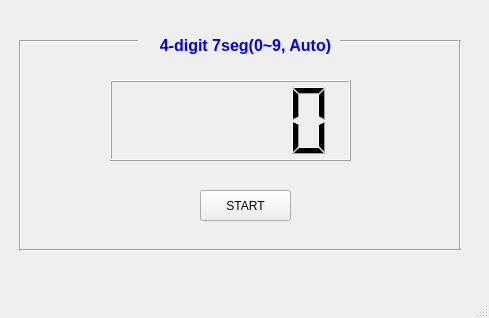
<?xml version="1.0" encoding="UTF-8"?>
<ui version="4.0">
 <class>MainWindow</class>
 <widget class="QMainWindow" name="MainWindow">
  <property name="geometry">
   <rect>
    <x>0</x>
    <y>0</y>
    <width>489</width>
    <height>318</height>
   </rect>
  </property>
  <property name="windowTitle">
   <string>MainWindow</string>
  </property>
  <widget class="QWidget" name="centralwidget">
   <widget class="Line" name="line_18">
    <property name="geometry">
     <rect>
      <x>20</x>
      <y>40</y>
      <width>118</width>
      <height>3</height>
     </rect>
    </property>
    <property name="orientation">
     <enum>Qt::Horizontal</enum>
    </property>
   </widget>
   <widget class="Line" name="line_16">
    <property name="geometry">
     <rect>
      <x>10</x>
      <y>40</y>
      <width>20</width>
      <height>211</height>
     </rect>
    </property>
    <property name="orientation">
     <enum>Qt::Vertical</enum>
    </property>
   </widget>
   <widget class="Line" name="line_19">
    <property name="geometry">
     <rect>
      <x>450</x>
      <y>40</y>
      <width>20</width>
      <height>211</height>
     </rect>
    </property>
    <property name="orientation">
     <enum>Qt::Vertical</enum>
    </property>
   </widget>
   <widget class="QLabel" name="label_5">
    <property name="geometry">
     <rect>
      <x>140</x>
      <y>20</y>
      <width>211</width>
      <height>41</height>
     </rect>
    </property>
    <property name="text">
     <string>&lt;html&gt;&lt;head/&gt;&lt;body&gt;&lt;p align=&quot;center&quot;&gt;&lt;span style=&quot; font-size:18pt; font-weight:600; color:#0000ff; vertical-align:sub;&quot;&gt;4-digit 7seg(0~9, Auto)&lt;/span&gt;&lt;/p&gt;&lt;/body&gt;&lt;/html&gt;</string>
    </property>
   </widget>
   <widget class="Line" name="line_20">
    <property name="geometry">
     <rect>
      <x>20</x>
      <y>240</y>
      <width>441</width>
      <height>20</height>
     </rect>
    </property>
    <property name="orientation">
     <enum>Qt::Horizontal</enum>
    </property>
   </widget>
   <widget class="Line" name="line_17">
    <property name="geometry">
     <rect>
      <x>340</x>
      <y>40</y>
      <width>118</width>
      <height>3</height>
     </rect>
    </property>
    <property name="orientation">
     <enum>Qt::Horizontal</enum>
    </property>
   </widget>
   <widget class="QPushButton" name="pushButton_16">
    <property name="geometry">
     <rect>
      <x>200</x>
      <y>190</y>
      <width>91</width>
      <height>31</height>
     </rect>
    </property>
    <property name="text">
     <string>START</string>
    </property>
   </widget>
   <widget class="QLCDNumber" name="lcdNumber">
    <property name="geometry">
     <rect>
      <x>110</x>
      <y>80</y>
      <width>241</width>
      <height>81</height>
     </rect>
    </property>
   </widget>
  </widget>
  <widget class="QMenuBar" name="menubar">
   <property name="geometry">
    <rect>
     <x>0</x>
     <y>0</y>
     <width>489</width>
     <height>28</height>
    </rect>
   </property>
  </widget>
  <widget class="QStatusBar" name="statusbar"/>
 </widget>
 <resources/>
 <connections/>
</ui>
